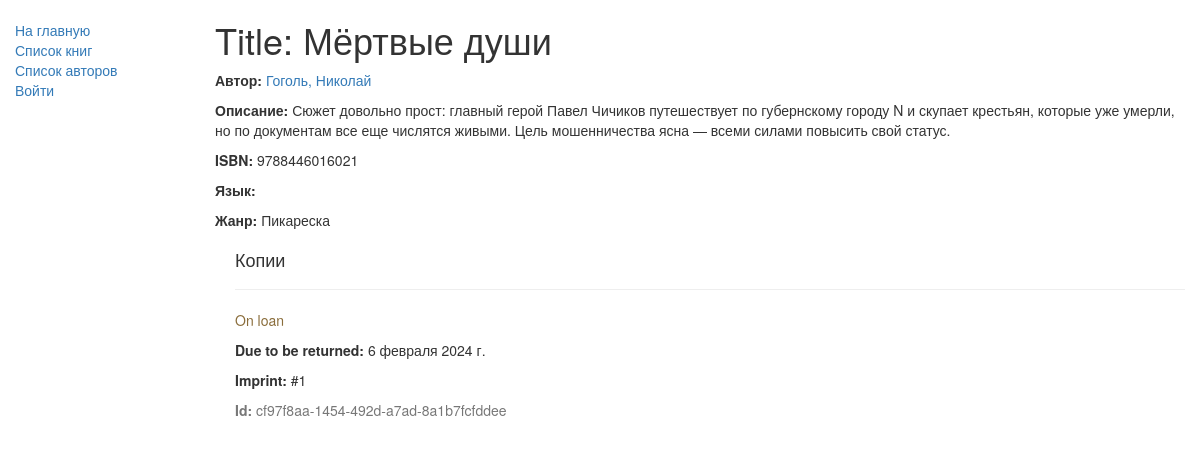
The app's page /catalog/book/1, older data.
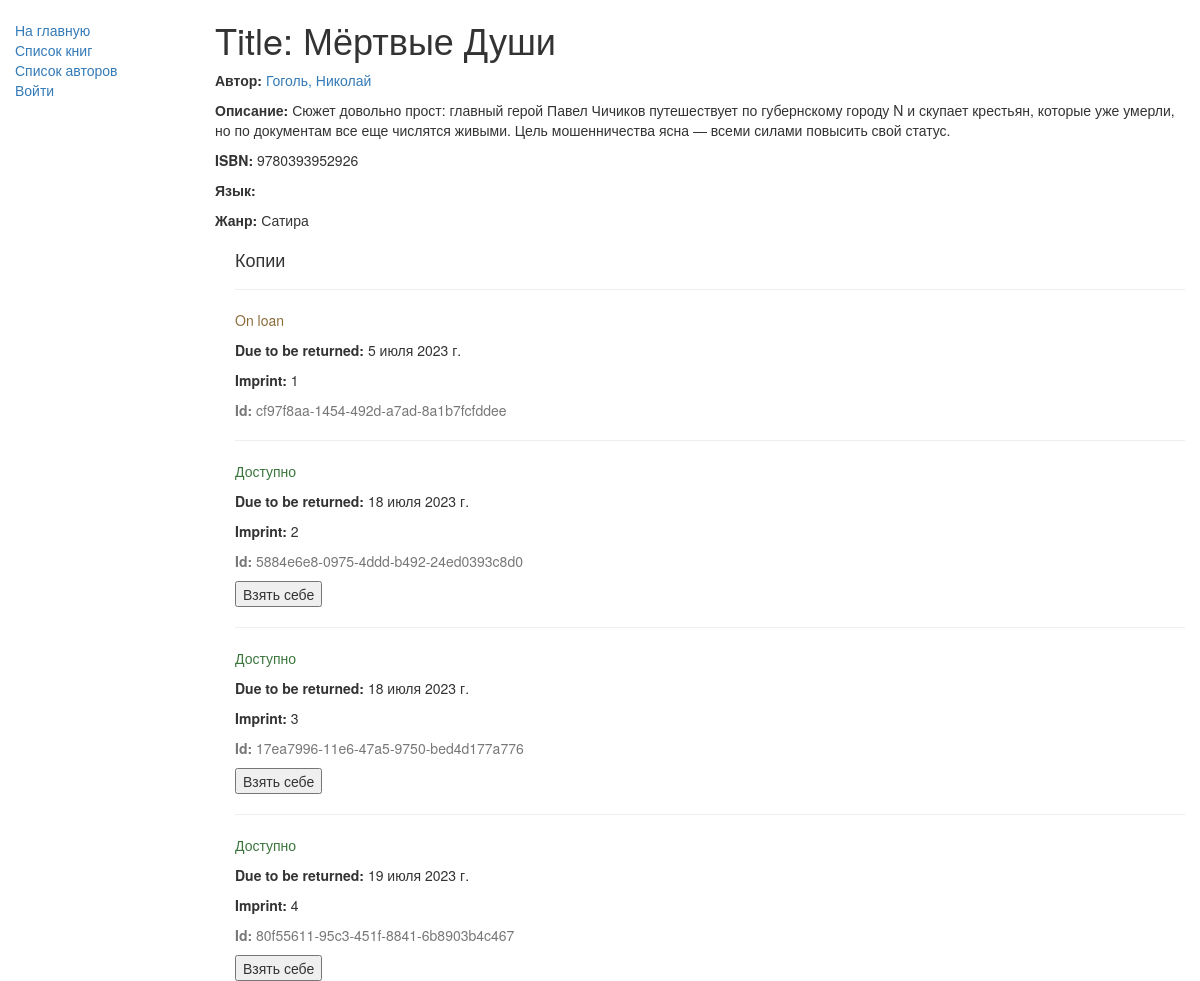
The same page, newer data.
### catalog/models.py (models this page shows, shortened)
class Book(models.Model):
    def display_genre(self):
        return ', '.join([genre.name for genre in self.genre.all()[:3]])
    display_genre.short_description = 'Genre'
    title = models.CharField(max_length=40)
    author = models.ForeignKey(Author, on_delete=models.SET_NULL, null=True)
    summary = models.TextField(max_length=1000, help_text="Enter a brief description of the book")
    isbn = models.CharField('ISBN', max_length=13,
                            help_text='13 Character <a href="https://www.isbn-international.org/content/what-isbn">ISBN number</a>')
    genre = models.ManyToManyField(Genre, help_text="Select a genre for this book")
    class Meta:
        ordering = ['title', 'author']

class Genre(models.Model):
    name = models.CharField(max_length=20, help_text="Enter a book genre (e.g. Science Fiction, French Poetry etc.)")
    def __str__(self):
        return self.name

class BookInstance(models.Model):
    id = models.UUIDField(primary_key=True, default=uuid.uuid4,
                          help_text="Unique ID for this particular book across whole library")
    book = models.ForeignKey('Book', on_delete=models.SET_NULL, null=True)
    imprint = models.CharField(max_length=200)
    due_back = models.DateField(null=True, blank=True)
    borrower = models.ForeignKey(User, on_delete=models.SET_NULL, null=True, blank=True)
    LOAN_STATUS = (
        ('m', 'Maintenance'),
        ('o', 'On loan'),
        ('a', 'Доступно'),
        ('r', 'Reserved'),
    )
    status = models.CharField(max_length=1, choices=LOAN_STATUS, blank=True, default='m', help_text='Book availability')
    class Meta:
        ordering = ["due_back"]
        permissions = (("can_mark_returned", "Set book as returned"),)

class Author(models.Model):
    first_name = models.CharField(max_length=100)
    last_name = models.CharField(max_length=100)
    date_of_birth = models.DateField(null=True, blank=True)
    date_of_death = models.DateField('Died', null=True, blank=True)
    def __str__(self):
        return '%s, %s' % (self.last_name, self.first_name)

### catalog/views.py (the view, shortened to what this page needs)
# urls.py: path('book/<int:id>', views.BookDetailView.as_view(), name='book-detail'),
class BookDetailView(generic.TemplateView):
    template_name = 'catalog/book_detail.html'
    def get_context_data(self, **kwargs):
        context = super().get_context_data(**kwargs)
        id = kwargs['id']
        book = Book.objects.get(id=id)
        context['book'] = book
        return context

### catalog/templates/catalog/book_detail.html (shortened to what this page needs)
{% extends "catalog/base.html" %}
{% block content %}
<h1>Title: {{ book.title }}</h1>
<p><strong>Автор:</strong> <a href=" {% url 'author-detail' book.author.id %} ">{{ book.author }}</a>
</p>
<p><strong>Описание:</strong> {{ book.summary }}</p>
<p><strong>ISBN:</strong> {{ book.isbn }}</p>
<p><strong>Язык:</strong> {{ book.language }}</p>
<p><strong>Жанр:</strong> {% for genre in book.genre.all %} {{ genre }}{% endfor %}</p>
<div style="margin-left:20px;margin-top:20px">
<h4>Копии</h4>
    {% for copy in book.bookinstance_set.all %}
    <hr>
    <p class="{% if copy.status == 'a' %}text-success{% elif copy.status == 'd' %}text-danger{% else %}text-warning{% endif %}">
        {{ copy.get_status_display }}</p>
    {% if copy.status != 'a' %}
    <p><strong>Due to be returned:</strong> {{copy.due_back}}</p>
    <p><strong>Imprint:</strong> {{copy.imprint}}</p>
    <p class="text-muted"><strong>Id:</strong> {{copy.id}}</p>
    {% endif %}
    {% if copy.status == 'a' %}
    <p><strong>Due to be returned:</strong> {{copy.due_back}}</p>
    <p><strong>Imprint:</strong> {{copy.imprint}}</p>
    <p class="text-muted"><strong>Id:</strong> {{copy.id}}</p>
    <form action="/catalog/{{ copy.id }}" method="post">
        <button type="submit">Взять себе</button>
    </form>
    {% endif %}
    {% endfor %}
</div>
{% endblock %}

Row changes from the older to the newer data that the page shows:
no longer on this page (row unchanged): Genre: name "Пикареска"
changed Book "Гоголь, Николай": title "Мёртвые души" → "Мёртвые Души"; isbn "9788446016021" → "9780393952926"
now on this page (row unchanged): Genre: name "Сатира"
changed BookInstance "On loan": due_back "6 февраля 2024 г." → "5 июля 2023 г."; imprint "#1" → "1"
added BookInstance: status "Доступно", due_back "18 июля 2023 г.", imprint "2", id "5884e6e8-0975-4ddd-b492-24ed0393c8d0"
added BookInstance: status "Доступно", due_back "18 июля 2023 г.", imprint "3", id "17ea7996-11e6-47a5-9750-bed4d177a776"
added BookInstance: status "Доступно", due_back "19 июля 2023 г.", imprint "4", id "80f55611-95c3-451f-8841-6b8903b4c467"
